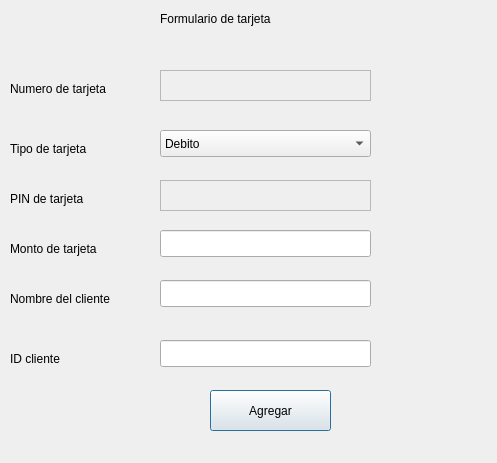
<?xml version="1.0" encoding="UTF-8"?>
<ui version="4.0">
 <class>agregar_tarjeta</class>
 <widget class="QDialog" name="agregar_tarjeta">
  <property name="geometry">
   <rect>
    <x>0</x>
    <y>0</y>
    <width>497</width>
    <height>463</height>
   </rect>
  </property>
  <property name="windowTitle">
   <string>Dialog</string>
  </property>
  <widget class="QLabel" name="label">
   <property name="geometry">
    <rect>
     <x>160</x>
     <y>10</y>
     <width>151</width>
     <height>17</height>
    </rect>
   </property>
   <property name="text">
    <string>Formulario de tarjeta</string>
   </property>
  </widget>
  <widget class="QLabel" name="label_2">
   <property name="geometry">
    <rect>
     <x>10</x>
     <y>80</y>
     <width>131</width>
     <height>17</height>
    </rect>
   </property>
   <property name="text">
    <string>Numero de tarjeta </string>
   </property>
  </widget>
  <widget class="QLabel" name="label_3">
   <property name="geometry">
    <rect>
     <x>10</x>
     <y>140</y>
     <width>111</width>
     <height>17</height>
    </rect>
   </property>
   <property name="text">
    <string>Tipo de tarjeta</string>
   </property>
  </widget>
  <widget class="QLabel" name="label_4">
   <property name="geometry">
    <rect>
     <x>10</x>
     <y>190</y>
     <width>101</width>
     <height>17</height>
    </rect>
   </property>
   <property name="text">
    <string>PIN de tarjeta</string>
   </property>
  </widget>
  <widget class="QLabel" name="label_5">
   <property name="geometry">
    <rect>
     <x>10</x>
     <y>240</y>
     <width>121</width>
     <height>17</height>
    </rect>
   </property>
   <property name="text">
    <string>Monto de tarjeta</string>
   </property>
  </widget>
  <widget class="QLabel" name="label_6">
   <property name="geometry">
    <rect>
     <x>10</x>
     <y>290</y>
     <width>141</width>
     <height>17</height>
    </rect>
   </property>
   <property name="text">
    <string>Nombre del cliente</string>
   </property>
  </widget>
  <widget class="QLabel" name="label_7">
   <property name="geometry">
    <rect>
     <x>10</x>
     <y>350</y>
     <width>67</width>
     <height>17</height>
    </rect>
   </property>
   <property name="text">
    <string>ID cliente</string>
   </property>
  </widget>
  <widget class="QComboBox" name="tipo_tarjeta_nueva">
   <property name="geometry">
    <rect>
     <x>160</x>
     <y>130</y>
     <width>211</width>
     <height>27</height>
    </rect>
   </property>
   <item>
    <property name="text">
     <string>Debito</string>
    </property>
   </item>
   <item>
    <property name="text">
     <string>Credito Platino</string>
    </property>
   </item>
   <item>
    <property name="text">
     <string>Credito Oro</string>
    </property>
   </item>
   <item>
    <property name="text">
     <string>Credito Clasica</string>
    </property>
   </item>
  </widget>
  <widget class="QLabel" name="numero_tarjeta_nueva">
   <property name="geometry">
    <rect>
     <x>160</x>
     <y>70</y>
     <width>211</width>
     <height>31</height>
    </rect>
   </property>
   <property name="frameShape">
    <enum>QFrame::StyledPanel</enum>
   </property>
   <property name="text">
    <string/>
   </property>
  </widget>
  <widget class="QLabel" name="pin_tarjeta_nueva">
   <property name="geometry">
    <rect>
     <x>160</x>
     <y>180</y>
     <width>211</width>
     <height>31</height>
    </rect>
   </property>
   <property name="frameShape">
    <enum>QFrame::StyledPanel</enum>
   </property>
   <property name="text">
    <string/>
   </property>
  </widget>
  <widget class="QLineEdit" name="monto_tarjeta_nueva">
   <property name="geometry">
    <rect>
     <x>160</x>
     <y>230</y>
     <width>211</width>
     <height>27</height>
    </rect>
   </property>
  </widget>
  <widget class="QLineEdit" name="nombre_cliente_nuevo">
   <property name="geometry">
    <rect>
     <x>160</x>
     <y>280</y>
     <width>211</width>
     <height>27</height>
    </rect>
   </property>
  </widget>
  <widget class="QLineEdit" name="id_cliente_nuevo">
   <property name="geometry">
    <rect>
     <x>160</x>
     <y>340</y>
     <width>211</width>
     <height>27</height>
    </rect>
   </property>
  </widget>
  <widget class="QPushButton" name="pushButton">
   <property name="geometry">
    <rect>
     <x>210</x>
     <y>390</y>
     <width>121</width>
     <height>41</height>
    </rect>
   </property>
   <property name="text">
    <string>Agregar</string>
   </property>
   <property name="icon">
    <iconset>
     <normaloff>../iconos/check-64.png</normaloff>../iconos/check-64.png</iconset>
   </property>
   <property name="iconSize">
    <size>
     <width>40</width>
     <height>40</height>
    </size>
   </property>
  </widget>
  <widget class="QLabel" name="label_8">
   <property name="geometry">
    <rect>
     <x>110</x>
     <y>10</y>
     <width>41</width>
     <height>31</height>
    </rect>
   </property>
   <property name="text">
    <string/>
   </property>
   <property name="pixmap">
    <pixmap>../iconos/credit-card.png</pixmap>
   </property>
  </widget>
  <widget class="QLabel" name="label_9">
   <property name="geometry">
    <rect>
     <x>320</x>
     <y>10</y>
     <width>41</width>
     <height>31</height>
    </rect>
   </property>
   <property name="text">
    <string/>
   </property>
   <property name="pixmap">
    <pixmap>../iconos/credit-card.png</pixmap>
   </property>
  </widget>
 </widget>
 <resources/>
 <connections/>
</ui>
